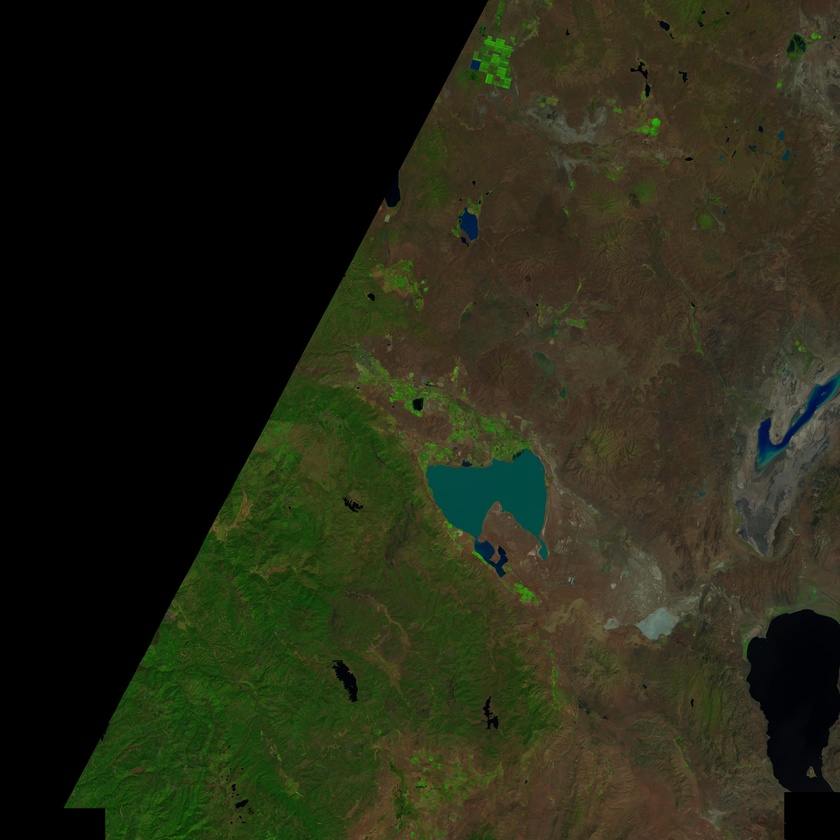
#> input picture model/matching_coordinates/case_study_data/walker_fire_before1.jpg, 840 x 840 px, shrunk from 5000 x 5000 before the run
$ python -i case_study_cali_fire.py   (imports and definitions only)
#> lines starting #> are read from the running program, lines starting #| are printed output that depends on the picture
#> further down, picture is the input picture: shape (840, 840, 3); mean B, G, R 21.2, 38.8, 36.7
# CALIFORNIA FIRE CASE STUDY
# This script trains a model on 3 images from california, then predicts a 4th image
#

from sklearn import linear_model, tree
from sklearn.metrics import (
    mean_squared_error,
    mean_absolute_error,
    r2_score
)
import matplotlib.pyplot as plt
from matplotlib import image
import numpy as np
import rasterio
import pandas as pd
import xmltodict
import numpy as np
import PIL
import math
import pprint
import warnings
import pickle
import cv2
# [1 line not run here, left out]


def brighten_image(rgb_img_data, value = 30):
#> called with value = 30
    hsv = cv2.cvtColor(rgb_img_data, cv2.COLOR_BGR2HSV)
#> hsv: shape (840, 840, 3); mean H, S, V 22.9, 92.9, 42.5
    h, s, v = cv2.split(hsv)
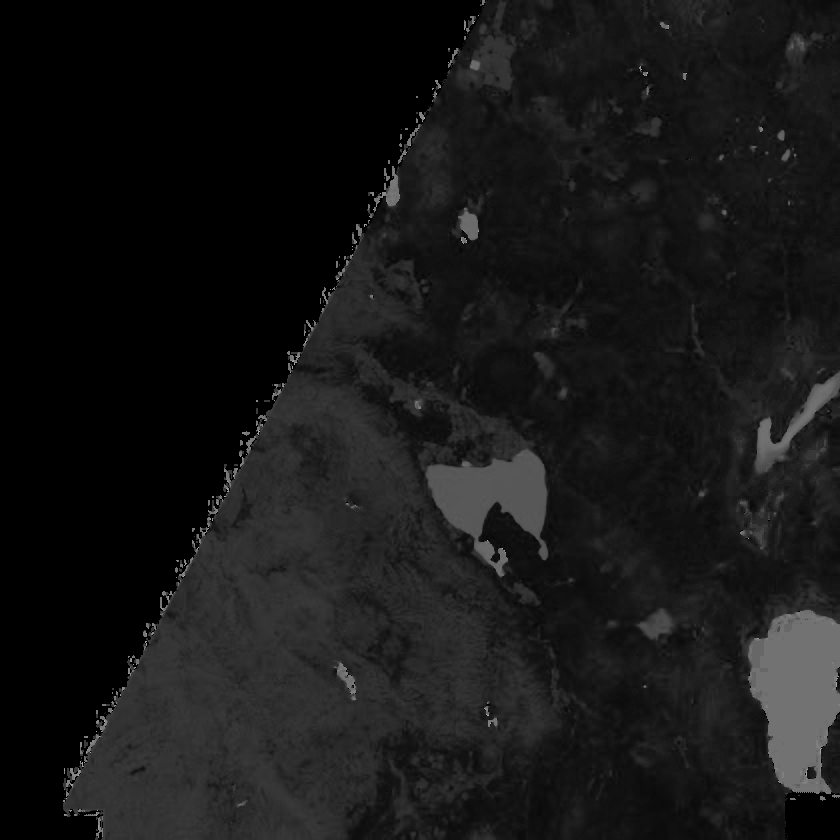
#> h: shape (840, 840); min 0, max 174, mean 22.9
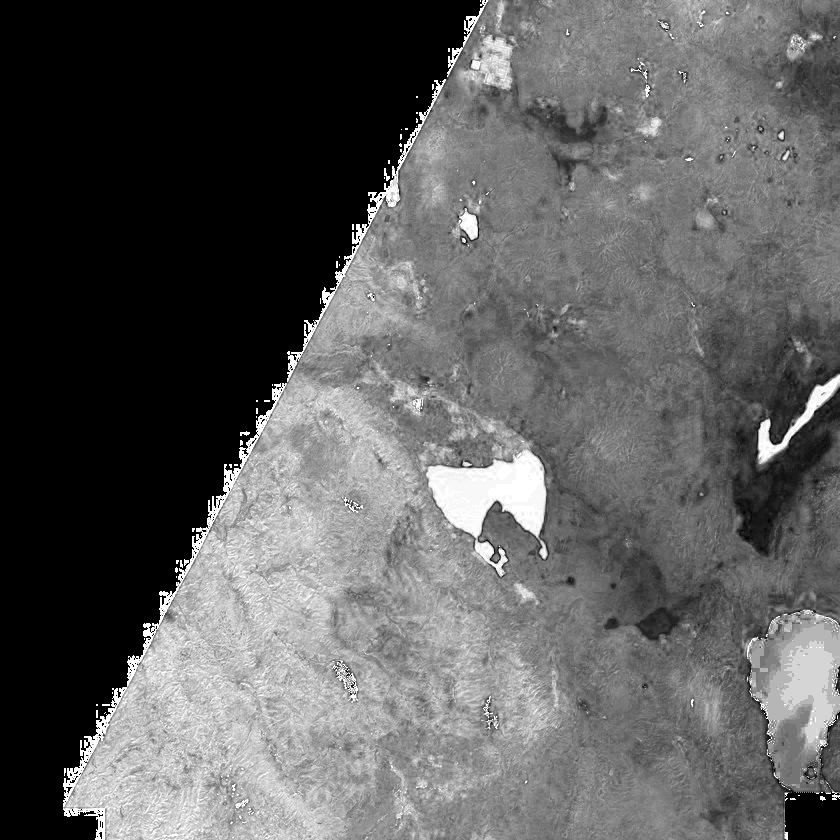
#> s: shape (840, 840); min 0, max 255, mean 92.9
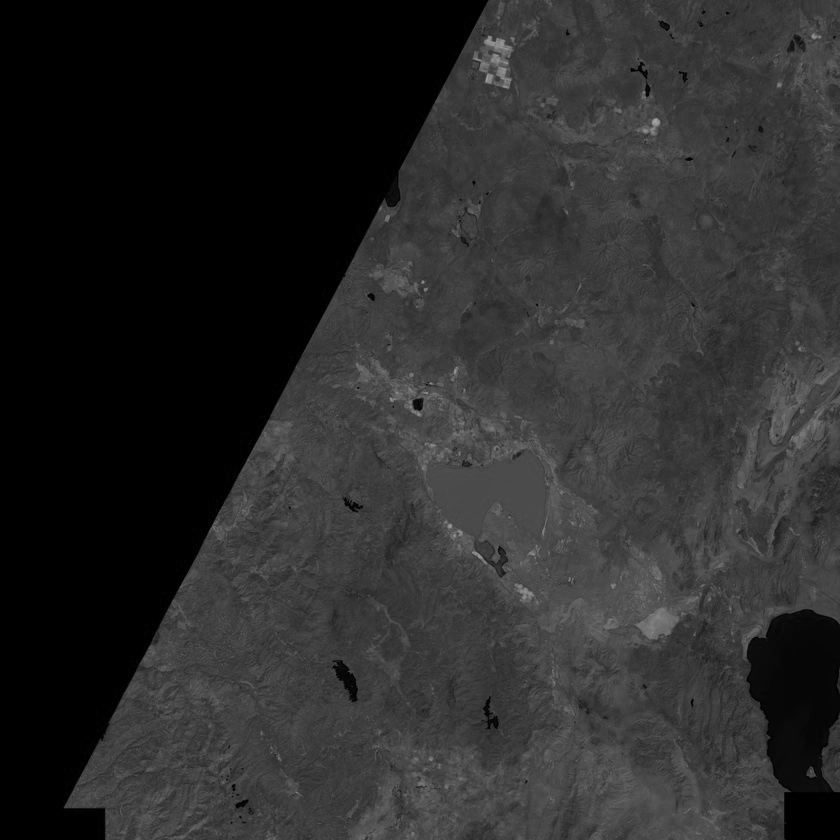
#> v: shape (840, 840); min 0, max 168, mean 42.5
    lim = 255 - value
    v[v > lim] = 255
    v[v <= lim] += value
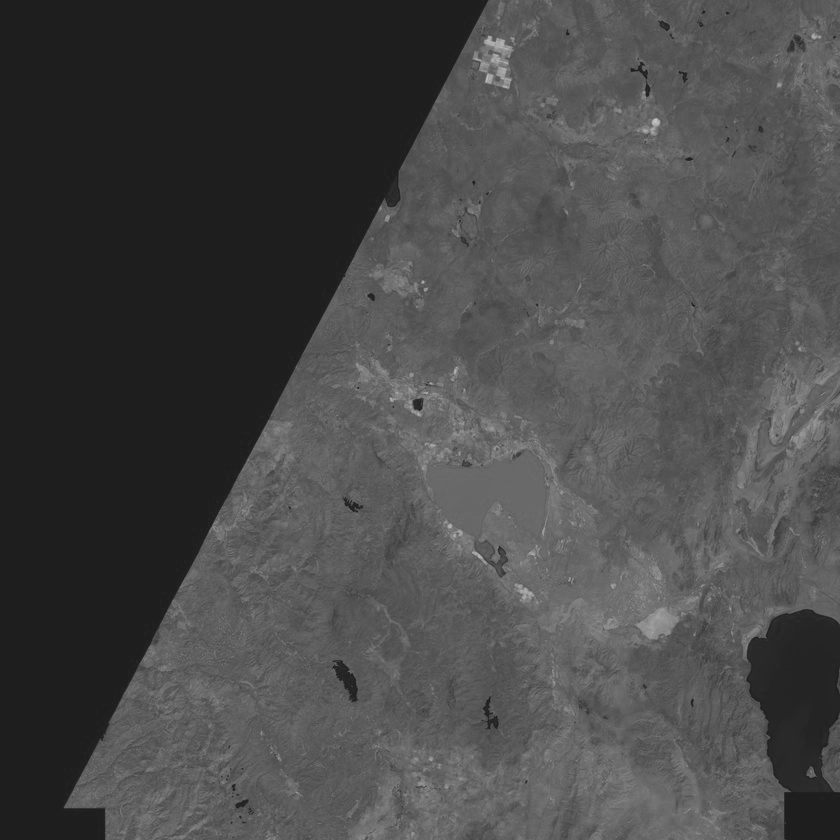
#> v: shape (840, 840); min 30, max 198, mean 72.5
    final_hsv = cv2.merge((h, s, v))
#> final_hsv: shape (840, 840, 3); mean H, S, V 22.9, 92.9, 72.5
    brightened_image = cv2.cvtColor(final_hsv, cv2.COLOR_HSV2BGR)
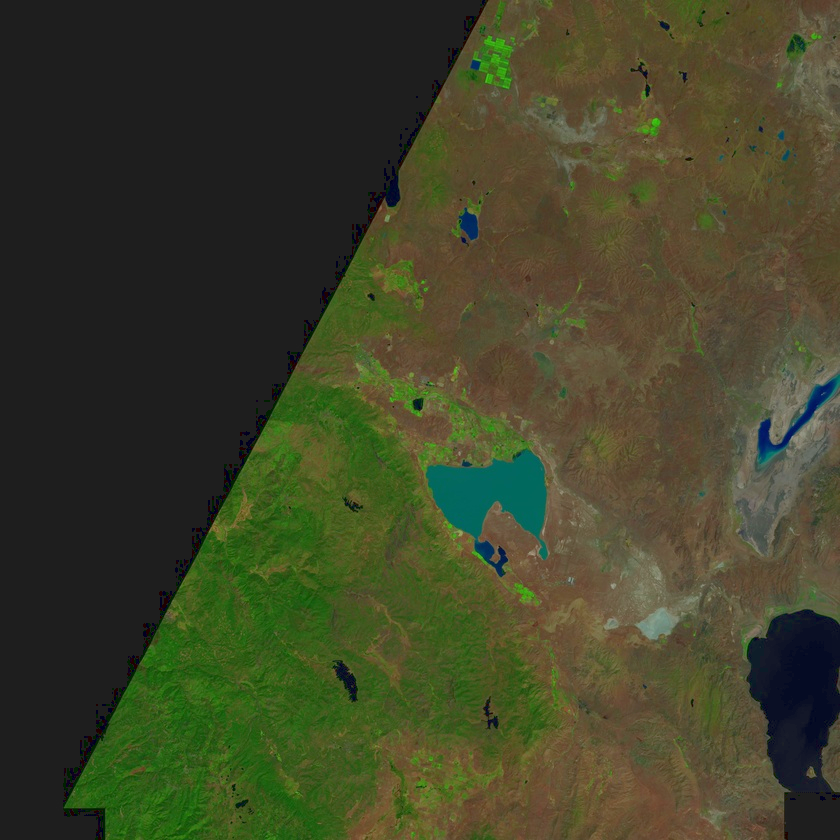
#> brightened_image: shape (840, 840, 3); mean B, G, R 40.8, 66.5, 63.5
    return brightened_image


# Input: Takes in a JPG image with bounds given in an XML file, conus/non-conus map
# Produces a np array of training data for only the colored portions of the image
# Example instance produced in data: [averageR, averageG, averageB, conusLabel]
# [180 lines left out: functions get_labeled_data, create_prediction_map, get_bounds, not called in this run]

def get_prediction_map(model_filepath, satellite_jpg_filepath, metadata_filepath, conus_data_filepath, pixel_radius=4):
    loaded_model = pickle.load(open(model_filepath, 'rb'))

    (ul_x, ul_y, lr_x, lr_y) = get_bounds(metadata_filepath)

    # Open the satellite image
    img = PIL.Image.open(satellite_jpg_filepath)
    rgb_data = np.asarray(img)
    jpg_width = rgb_data.shape[1]
    jpg_height = rgb_data.shape[0]

    # Open the Conus/Non-Conus Dataset
    ds = rasterio.open(conus_data_filepath)
    # band1 = ds.read(1)

    # For each labeled point in the Conus dataset within the JPG image, create entry
    start_x = int((ul_x - ds.bounds.left)//250)
    end_x = int(start_x + ((lr_x - ul_x)//250))
    start_y = int((ds.bounds.top - ul_y)//250)
    end_y = int(start_y + ((ul_y - lr_y)//250))

    # forest_cover = band1[start_y:end_y, start_x:end_x].copy()
    # prediction_map = forest_cover.copy()
    prediction_map = np.zeros((end_y-start_y, end_x-start_x), dtype=np.uint8)
    # print(f'FC Shape: {forest_cover.shape}   PredMap Shape: {prediction_map.shape}')
    # prediction_map[:, :] = 0

    max_x = len(prediction_map[0])
    max_y = len(prediction_map)
    row_num = 0
    for x in range(0, max_x):
        if x % 100 == 0: print(str(x) + '/'+str(max_x)+'...', end =" ")
        for y in range(0, max_y):
            # Get the appropriate coordinates within the JPG image
            jpg_x = int(((x / max_x)*jpg_width))
            jpg_y = int(((y / max_y)*jpg_height))
            pixel = rgb_data[jpg_y, jpg_x]
            if not (pixel[0] == 0 and pixel[1] == 0 and pixel[2] == 0):
                pixel_square = rgb_data[jpg_y-pixel_radius:jpg_y+pixel_radius,
                                 jpg_x-pixel_radius:jpg_x+pixel_radius]

                avgR = np.average(pixel_square[:, :, 0])
                if np.isnan(avgR):
                    # Move onto next pixel if there are empty pixels in this radius
                    continue
                avgG = np.average(pixel_square[:, :, 1])
                avgB = np.average(pixel_square[:, :, 2])
                # albers_x = ds.bounds.left + (250*(start_x+x))
                # albers_y = ds.bounds.top - (250*(start_y+y))
                pred = loaded_model.predict([[avgR, avgG, avgB]])
                prediction_map[y, x] = pred[0]
                row_num = row_num + 1 # Track how full the photo is
    return prediction_map

# Train on cali1-3 images, then run predictions on adam's
forest_nonforest_img = 'model/matching_coordinates/conus_forest_nonforest.img'
logreg_fp = 'model/matching_coordinates/logreg_model_3class.sav'
dtree_fp = 'server/dtree_3class.sav'

before_img = 'model/matching_coordinates/case_study_data/walker_fire_before1.jpg'
before_meta = 'model/matching_coordinates/case_study_data/walker_fire_before1.xml'

after_img = 'model/matching_coordinates/case_study_data/walker_fire_after2.jpg'
after_meta = 'model/matching_coordinates/case_study_data/walker_fire_after2.xml'

# [1 line that did not run here, left out]
# [1 line not run here, left out]

>>> import cv2
>>> picture = cv2.imread('case_study_data/walker_fire_before1.jpg')
>>> result = brighten_image(picture)
